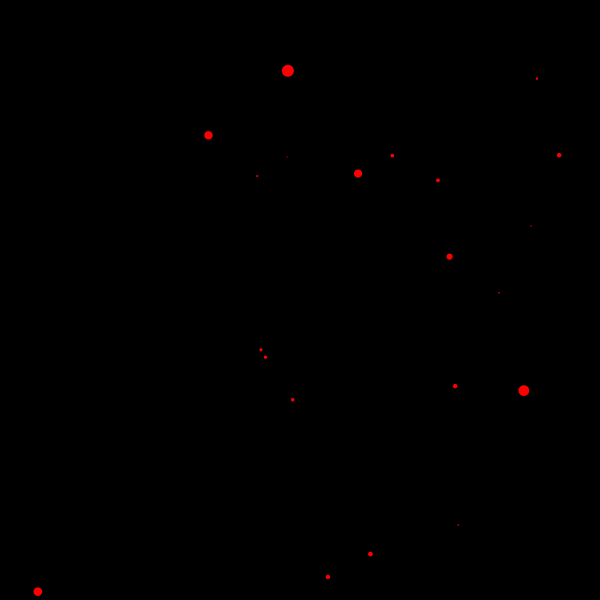
Frame 1 (no input)
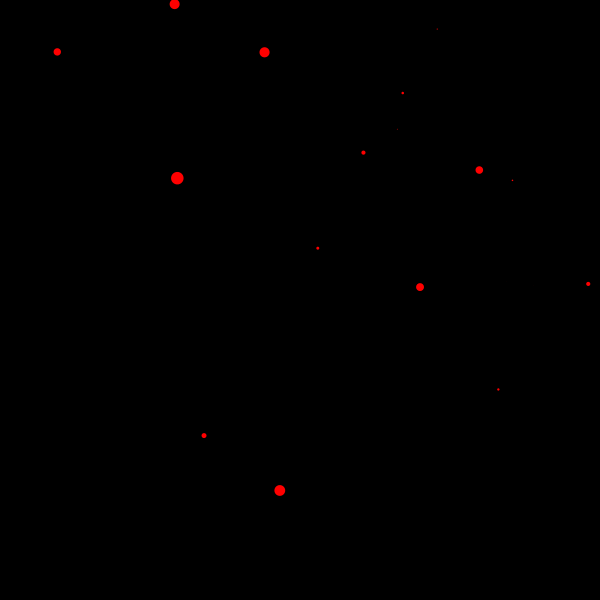
Frame 60 (the mouse pressed at the canvas centre just before this capture)
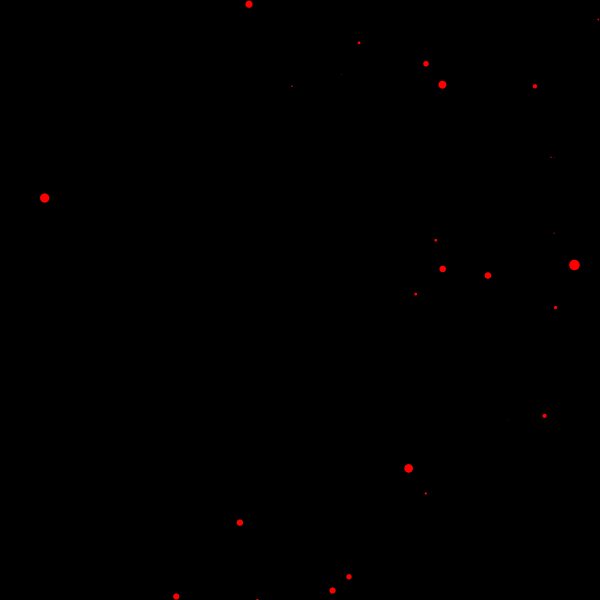
Frame 120 (the mouse held since frame 60 and released just before this capture)

The Processing sketch that drew these frames (run headless with seeded random() and noise(); from frame 60 on, the mouse is pressed at the canvas centre):

// Processing sketch: sketch_enemigos
// ── sketch_enemigos.pde
Star[] stars = new Star[100];

float speed;

void setup() {
  size(600, 600);
  for (int i = 0; i < stars.length; i++) {
    stars[i] = new Star();
  }
}

void draw() {

 speed = 2;

  background(0);
  translate(600, 300);
  for (int i = 0; i < stars.length; i++) {
    stars[i].update();
    stars[i].show();
  }
}
// ── Star.pde
class Star {
  
  float x;
  float y;
  float z;

  Star() {
    
    x = random(-width/2, width/2);
    y = random(-height/2, height/2);
    z = random(width/2);
  }

  void update() {
    z = z - speed;
    if (z < 1) {
      z = width/2;
      x = random(-width/2, width/2);
      y = random(-height/2, height/2);
    }
  }

  void show() {
    fill(255,0,0);
    noStroke();

    float sx = map(x / z, 0, 1, 0, width/2);
    float sy = map(y / z, 0, 1, 0, height/2);;

    float r = map(z, 0, width/2, 16, 0);
    ellipse(sx, sy, r, r);

  }
}
